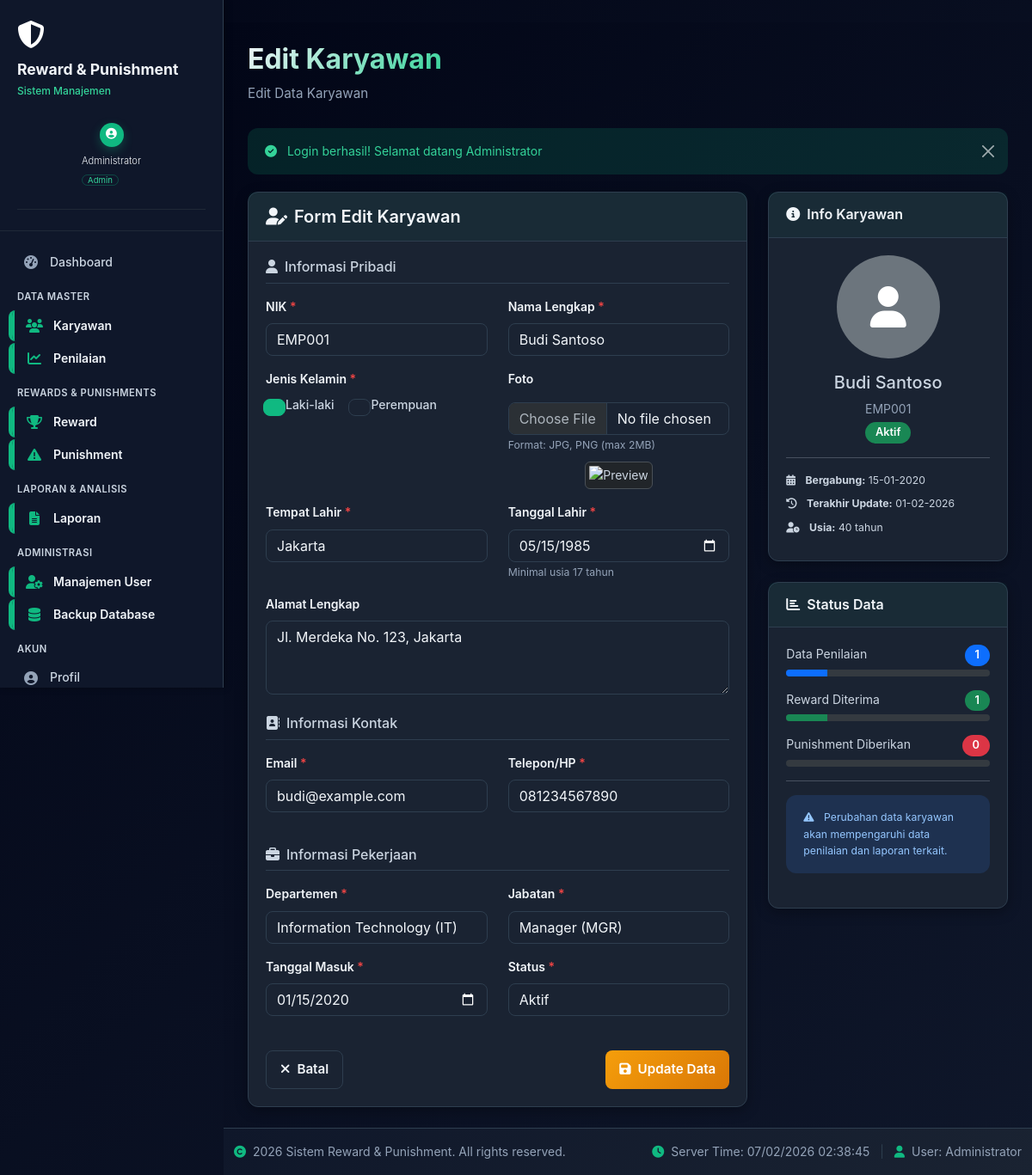
Screenshot of /karyawan/edit.php?id=1 (signed in) with the database file from the repository.
### tables this page shows
CREATE TABLE `karyawan` (
  `id` int(11) NOT NULL,
  `nik` varchar(20) NOT NULL,
  `nama` varchar(100) NOT NULL,
  `jenis_kelamin` enum('L','P') NOT NULL,
  `tempat_lahir` varchar(50) DEFAULT NULL,
  `tanggal_lahir` date DEFAULT NULL,
  `alamat` text DEFAULT NULL,
  `email` varchar(100) DEFAULT NULL,
  `telepon` varchar(20) DEFAULT NULL,
  `departemen_id` int(11) DEFAULT NULL,
  `jabatan_id` int(11) DEFAULT NULL,
  `tanggal_masuk` date DEFAULT NULL,
  `status` enum('aktif','non-aktif') DEFAULT 'aktif',
  `foto` varchar(255) DEFAULT NULL,
  `created_at` timestamp NOT NULL DEFAULT current_timestamp(),
  `updated_at` timestamp NOT NULL DEFAULT current_timestamp() ON UPDATE current_timestamp()
);

CREATE TABLE `departemen` (
  `id` int(11) NOT NULL,
  `kode` varchar(10) NOT NULL,
  `nama` varchar(100) NOT NULL,
  `deskripsi` text DEFAULT NULL,
  `created_at` timestamp NOT NULL DEFAULT current_timestamp()
);

CREATE TABLE `jabatan` (
  `id` int(11) NOT NULL,
  `kode` varchar(10) NOT NULL,
  `nama` varchar(100) NOT NULL,
  `level` int(11) DEFAULT 1,
  `created_at` timestamp NOT NULL DEFAULT current_timestamp()
);

### karyawan/edit.php (the view, shortened to what the rows shown need)
<?php
require_once '../includes/functions.php';
$id = intval($_GET['id']);
$karyawan = getSingleRow("SELECT * FROM karyawan WHERE id = ?", [$id]);
$departemen_list = getMultipleRows("SELECT id, kode, nama FROM departemen ORDER BY nama ASC");
$jabatan_list = getMultipleRows("SELECT id, kode, nama FROM jabatan ORDER BY nama ASC");
$data = $karyawan;
?>
<?php include '../includes/header.php'; ?>
<div class="row">
    <div class="col-md-8">
        <div class="card">
            <div class="card-body">
                <form method="POST" action="" enctype="multipart/form-data" id="karyawanForm">
                    <div class="mb-4">
                        <div class="row">
                            <div class="col-md-6 mb-3">
                                <label class="form-label">NIK <span class="text-danger">*</span></label>
                                <input type="text" class="form-control <?php echo isset($errors['nik']) ? 'is-invalid' : ''; ?>"
                                       name="nik" value="<?php echo htmlspecialchars($data['nik']); ?>"
                                       placeholder="Masukkan NIK" required>
                            </div>
                            <div class="col-md-6 mb-3">
                                <label class="form-label">Nama Lengkap <span class="text-danger">*</span></label>
                                <input type="text" class="form-control <?php echo isset($errors['nama']) ? 'is-invalid' : ''; ?>"
                                       name="nama" value="<?php echo htmlspecialchars($data['nama']); ?>"
                                       placeholder="Masukkan nama lengkap" required>
                            </div>
                        </div>
                        <div class="row">
                            <div class="col-md-6 mb-3">
                                <div>
                                    <div class="form-check form-check-inline">
                                        <input class="form-check-input" type="radio" name="jenis_kelamin"
                                               id="jk_l" value="L" <?php echo $data['jenis_kelamin'] == 'L' ? 'checked' : ''; ?> required>
                                        <label class="form-check-label" for="jk_l">Laki-laki</label>
                                    </div>
                                    <div class="form-check form-check-inline">
                                        <input class="form-check-input" type="radio" name="jenis_kelamin"
                                               id="jk_p" value="P" <?php echo $data['jenis_kelamin'] == 'P' ? 'checked' : ''; ?>>
                                        <label class="form-check-label" for="jk_p">Perempuan</label>
                                    </div>
                                </div>
                            </div>
                        </div>
                        <div class="row">
                            <div class="col-md-6 mb-3">
                                <label class="form-label">Tempat Lahir <span class="text-danger">*</span></label>
                                <input type="text" class="form-control <?php echo isset($errors['tempat_lahir']) ? 'is-invalid' : ''; ?>"
                                       name="tempat_lahir" value="<?php echo htmlspecialchars($data['tempat_lahir']); ?>"
                                       placeholder="Masukkan tempat lahir" required>
                            </div>
                            <div class="col-md-6 mb-3">
                                <label class="form-label">Tanggal Lahir <span class="text-danger">*</span></label>
                                <input type="date" class="form-control <?php echo isset($errors['tanggal_lahir']) ? 'is-invalid' : ''; ?>"
                                       name="tanggal_lahir" value="<?php echo $data['tanggal_lahir']; ?>"
                                       max="<?php echo date('Y-m-d', strtotime('-17 years')); ?>" required>
                                <small class="text-muted">Minimal usia 17 tahun</small>
                            </div>
                        </div>
                        <div class="mb-3">
                            <label class="form-label">Alamat Lengkap</label>
                            <textarea class="form-control" name="alamat" rows="3"
                                      placeholder="Masukkan alamat lengkap"><?php echo htmlspecialchars($data['alamat']); ?></textarea>
                        </div>
                    </div>
                    <div class="mb-4">
                        <div class="row">
                            <div class="col-md-6 mb-3">
                                <label class="form-label">Email <span class="text-danger">*</span></label>
                                <input type="email" class="form-control <?php echo isset($errors['email']) ? 'is-invalid' : ''; ?>"
                                       name="email" value="<?php echo htmlspecialchars($data['email']); ?>"
                                       placeholder="nama@contoh.com" required>
                            </div>
                            <div class="col-md-6 mb-3">
                                <label class="form-label">Telepon/HP <span class="text-danger">*</span></label>
                                <input type="tel" class="form-control <?php echo isset($errors['telepon']) ? 'is-invalid' : ''; ?>"
                                       name="telepon" value="<?php echo htmlspecialchars($data['telepon']); ?>"
                                       placeholder="0812xxxxxxx" required>
                            </div>
                        </div>
                    </div>
                    <div class="mb-4">
                        <div class="row">
                            <div class="col-md-6 mb-3">
                                <label class="form-label">Departemen <span class="text-danger">*</span></label>
                                <select class="form-select <?php echo isset($errors['departemen_id']) ? 'is-invalid' : ''; ?>"
                                        name="departemen_id" required>
                                    <?php foreach ($departemen_list as $dept): ?>
                                        <option value="<?php echo $dept['id']; ?>"
                                                <?php echo $data['departemen_id'] == $dept['id'] ? 'selected' : ''; ?>>
                                            <?php echo htmlspecialchars($dept['nama']); ?> (<?php echo $dept['kode']; ?>)
                                        </option>
                                    <?php endforeach; ?>
                                </select>
                            </div>
                            <div class="col-md-6 mb-3">
                                <label class="form-label">Jabatan <span class="text-danger">*</span></label>
                                <select class="form-select <?php echo isset($errors['jabatan_id']) ? 'is-invalid' : ''; ?>"
                                        name="jabatan_id" required>
                                    <?php foreach ($jabatan_list as $jab): ?>
                                        <option value="<?php echo $jab['id']; ?>"
                                                <?php echo $data['jabatan_id'] == $jab['id'] ? 'selected' : ''; ?>>
                                            <?php echo htmlspecialchars($jab['nama']); ?> (<?php echo $jab['kode']; ?>)
                                        </option>
                                    <?php endforeach; ?>
                                </select>
                            </div>
                        </div>
                        <div class="row">
                            <div class="col-md-6 mb-3">
                                <label class="form-label">Tanggal Masuk <span class="text-danger">*</span></label>
                                <input type="date" class="form-control <?php echo isset($errors['tanggal_masuk']) ? 'is-invalid' : ''; ?>"
                                       name="tanggal_masuk" value="<?php echo $data['tanggal_masuk']; ?>"
                                       max="<?php echo date('Y-m-d'); ?>" required>
                            </div>
                            <div class="col-md-6 mb-3">
                                <label class="form-label">Status <span class="text-danger">*</span></label>
                                <select class="form-select" name="status" required>
                                    <option value="aktif" <?php echo $data['status'] == 'aktif' ? 'selected' : ''; ?>>Aktif</option>
                                </select>
                            </div>
                        </div>
                    </div>
                </form>
            </div>
        </div>
    </div>
    <div class="col-md-4">
        <div class="card mb-4">
            <div class="card-body">
                <div class="text-center mb-3">
                    <?php if (!empty($karyawan['foto'])): ?>
                        <img src="../../uploads/karyawan/<?php echo $karyawan['foto']; ?>"
                             alt="Foto Karyawan" class="img-thumbnail rounded-circle mb-3" style="width: 120px; height: 120px;">
                    <?php else: ?>
                        <div class="bg-secondary rounded-circle d-flex align-items-center justify-content-center mb-3 mx-auto"
                             style="width: 120px; height: 120px;">
                            <i class="fas fa-user text-white" style="font-size: 48px;"></i>
                        </div>
                    <?php endif; ?>
                    <h5><?php echo htmlspecialchars($karyawan['nama']); ?></h5>
                    <p class="text-muted mb-1"><?php echo $karyawan['nik']; ?></p>
                    <span class="badge bg-<?php echo $karyawan['status'] == 'aktif' ? 'success' : 'danger'; ?>">
                        <?php echo $karyawan['status'] == 'aktif' ? 'Aktif' : 'Non-Aktif'; ?>
                    </span>
                </div>
                <div class="small">
                    <div class="mb-2">
                        <i class="fas fa-calendar-alt me-2"></i>
                        <strong>Bergabung:</strong> <?php echo formatDate($karyawan['tanggal_masuk']); ?>
                    </div>
                    <div class="mb-2">
                        <i class="fas fa-history me-2"></i>
                        <strong>Terakhir Update:</strong> <?php echo formatDate($karyawan['updated_at']); ?>
                    </div>
                    <div class="mb-2">
                        <i class="fas fa-user-clock me-2"></i>
                        <strong>Usia:</strong> <?php echo calculateAge($karyawan['tanggal_lahir']); ?> tahun
                    </div>
                </div>
            </div>
        </div>
    </div>
</div>
<?php include '../includes/footer.php'; ?>

### rows the page displays
karyawan: nik "EMP001", nama "Budi Santoso", jenis_kelamin "☑ Laki-laki", jenis_kelamin "☐ Perempuan", tempat_lahir "Jakarta", tanggal_lahir "05/15/1985", alamat "Jl. Merdeka No. 123, Jakarta", email "budi@example.com", telepon "081234567890", departemen_id "Information Technology (IT)", jabatan_id "Manager (MGR)", tanggal_masuk "01/15/2020", status "Aktif", tanggal_masuk "15-01-2020", updated_at "01-02-2026", tanggal_lahir "40"

### other values shown
$current_user['nama'] "Administrator"
$item['label'] "Dashboard"
$item['section'] "DATA MASTER"
$item['label'] "Karyawan"
$item['label'] "Penilaian"
$item['section'] "REWARDS & PUNISHMENTS"
$item['label'] "Reward"
$item['label'] "Punishment"
$item['section'] "LAPORAN & ANALISIS"
$item['label'] "Laporan"
$item['section'] "ADMINISTRASI"
$item['label'] "Manajemen User"
$item['label'] "Backup Database"
$item['section'] "AKUN"
$item['label'] "Profil"
